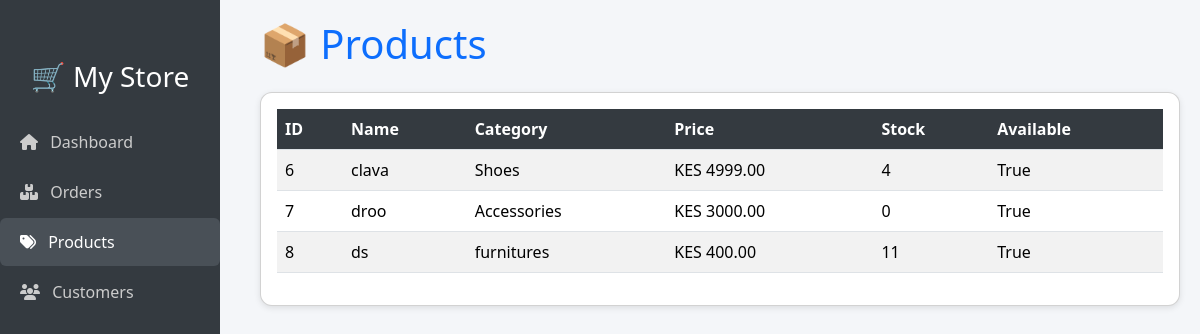
Page /dashboard/products/ (signed in) on the committed database.
### store/models.py (models this page shows, shortened)
class Product(models.Model):
    category = models.ForeignKey(Category, on_delete=models.CASCADE)
    name = models.CharField(max_length=200)
    slug = models.SlugField(unique=True)
    description = models.TextField()
    price = models.DecimalField(max_digits=10, decimal_places=2)
    image = models.ImageField(upload_to="products/")
    stock = models.PositiveIntegerField(default=0)
    available = models.BooleanField(default=True)

class Category(models.Model):
    name = models.CharField(max_length=100)
    slug = models.SlugField(unique=True)

### dashboard/views.py (the view)
# urls.py: path('products/', views.products_page, name='products'),  # Products page
@staff_member_required
def products_page(request):
    products = Product.objects.all()
    return render(request, 'dashboard/products.html', {'products': products})

### dashboard/templates/dashboard/products.html (shortened to what this page needs)
{% load static %}
<!DOCTYPE html>
<html lang="en">
<head>
<link href="{% static 'css/bootstrap.min.css' %}" rel="stylesheet">
<link rel="stylesheet" href="https://cdnjs.cloudflare.com/ajax/libs/font-awesome/6.5.0/css/all.min.css">
</head>
<body>
<div class="sidebar">
<h3 class="text-center mb-4">🛒 My Store</h3>
<a href="{% url 'dashboard' %}"><i class="fa fa-home me-2"></i> Dashboard</a>
<a href="{% url 'orders' %}"><i class="fa fa-boxes me-2"></i> Orders</a>
<a href="{% url 'products' %}" class="active"><i class="fa fa-tags me-2"></i> Products</a>
<a href="{% url 'customers' %}"><i class="fa fa-users me-2"></i> Customers</a>
</div>
<div class="content">
<h1 class="mb-4 text-primary">📦 Products</h1>
<div class="card p-3">
<table class="table table-hover table-striped">
<thead>
<tr>
<th>ID</th>
<th>Name</th>
<th>Category</th>
<th>Price</th>
<th>Stock</th>
<th>Available</th>
</tr>
</thead>
<tbody>
{% for product in products %}
<tr>
<td>{{ product.id }}</td>
<td>{{ product.name }}</td>
<td>{{ product.category.name }}</td>
<td>KES {{ product.price }}</td>
<td>{{ product.stock }}</td>
<td>{{ product.available }}</td>
</tr>
{% endfor %}
</tbody>
</table>
</div>
</div>
</body>
</html>

### dashboard/templates/dashboard/products.html (style rules this page uses)
body { font-family: 'Segoe UI', sans-serif; background:#f4f6f9; }
.sidebar { width: 220px; position: fixed; top:0; left:0; height:100vh; background:#343a40; color:#fff; padding-top:60px; }
.sidebar a { color:#ccc; text-decoration:none; display:block; padding:12px 20px; margin-bottom:2px; border-radius:6px; }
.sidebar a:hover, .sidebar a.active { background:#495057; color:#fff; }
.content { margin-left:240px; padding:20px; }
.card { border-radius:12px; box-shadow:0 2px 6px rgba(0,0,0,0.1); }
.table thead th { background:#343a40; color:#fff; }

### rows in the picture
Product: id "6", name "clava", category.name "Shoes", price "4999.00", stock "4", available "True"
Product: id "7", name "droo", category.name "Accessories", price "3000.00", stock "0", available "True"
Product: id "8", name "ds", category.name "furnitures", price "400.00", stock "11", available "True"
